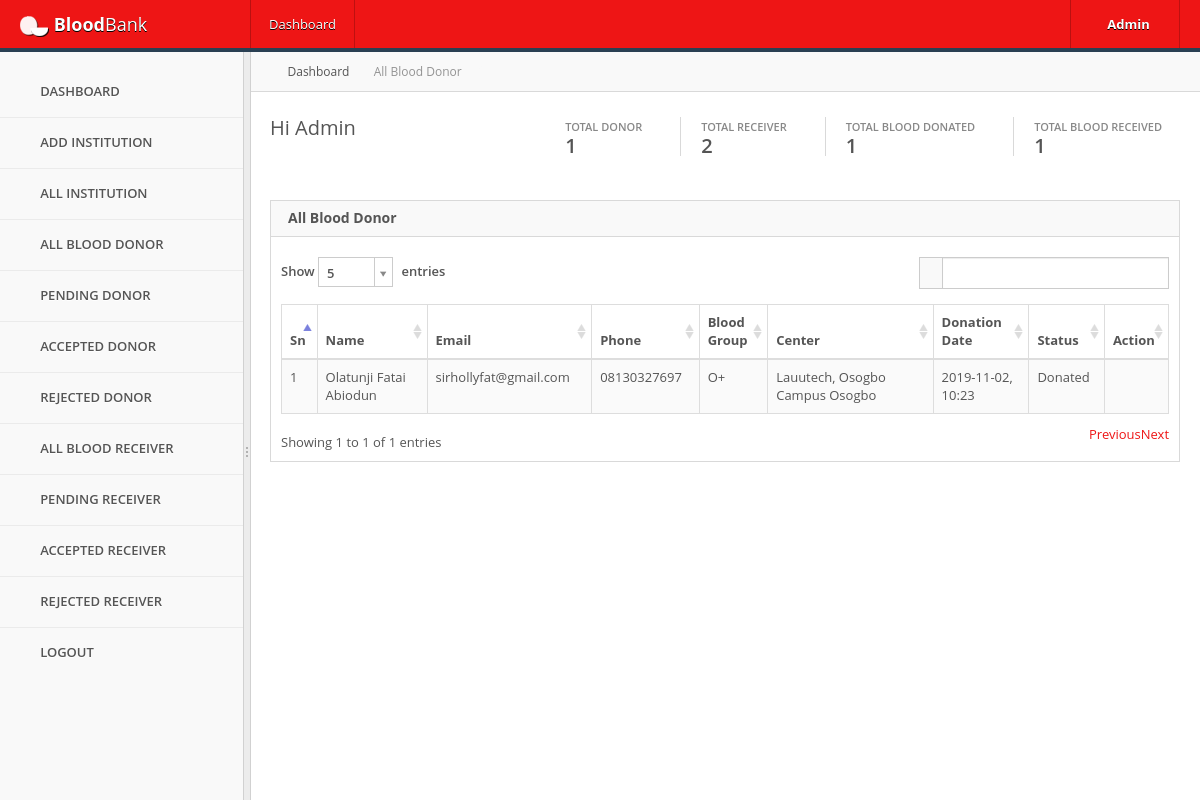
/admin/all_donor.php (signed in), run on the app's committed database.
### tables this page shows
CREATE TABLE `donor` (
  `id` int(11) NOT NULL,
  `institution` int(11) NOT NULL,
  `name` varchar(200) NOT NULL,
  `email` varchar(200) NOT NULL,
  `phone` varchar(15) NOT NULL,
  `blood_group` varchar(15) NOT NULL,
  `donation_date` varchar(45) NOT NULL,
  `donation_time` varchar(45) NOT NULL,
  `o_type` varchar(45) DEFAULT 'donor',
  `date_donated` varchar(45) DEFAULT NULL,
  `status` varchar(45) NOT NULL DEFAULT 'pending'
);

CREATE TABLE `institution` (
  `id` int(11) NOT NULL,
  `name` varchar(100) NOT NULL,
  `campus` varchar(100) NOT NULL,
  `location` varchar(100) NOT NULL
);

### admin/all_donor.php (the view, shortened to what this page needs)
<?php
include_once "../core/db.php";
$page_name = "All Blood Donor";
?>
<!DOCTYPE html>
<html lang="en">
<head>
    <?php
        include_once "meta.php";
    ?>
    <link rel="stylesheet" href="assets/css/plugins/datatables_bootstrap.css">
</head>
<body class="theme-light">
<?php
    include_once "nav.php";
?>
<div id="container">
    <?php include_once "sidebar.php";?>
    <div id="content">
        <div class="container">
            <div class="crumbs">
                <ul id="breadcrumbs" class="breadcrumb">
                    <li><i class="icon-home"></i> <a href="index">Dashboard</a></li>
                    <li class="current"><a href="#" title=""><?php echo @$page_name;?></a></li>
                </ul>
            </div>
            <?php
                include_once "site_nav.php";
            ?>
            <div class="row">
                <div class="col-md-12">
                    <div class="widget box">
                        <div class="widget-header"><h4><i class=""></i> <?php echo $page_name;?></h4></div>
                        <div class="widget-content">
                            <div class="table-responsive dataTable">
                                <table class="table table-striped table-bordered datatable">
                                    <thead>
                                        <tr>
                                            <th>Sn</th>
                                            <th>Name</th>
                                            <th>Email</th>
                                            <th>Phone</th>
                                            <th>Blood Group</th>
                                            <th>Center</th>
                                            <th>Donation Date</th>
                                            <th>Status</th>
                                            <th>Action</th>
                                        </tr>
                                    </thead>
                                    <tbody>
                                    <?php
                                        $all = $db->query("SELECT * FROM donor d WHERE o_type = 'donor'");
                                        $sn = 0;
                                        while($rs = $all->fetch(PDO::FETCH_ASSOC)){
                                            $center_id = $rs['institution'];
                                            $ins = $db->query("SELECT * FROM institution WHERE id = '$center_id'");
                                            $ins_rs = $ins->fetch(PDO::FETCH_ASSOC);
                                            ?>
                                            <tr>
                                                <td><?php echo ++$sn;?></td>
                                                <td><?php echo $rs['name'];?></td>
                                                <td><?php echo $rs['email'];?></td>
                                                <td><?php echo $rs['phone'];?></td>
                                                <td><?php echo $rs['blood_group'];?></td>
                                                <td>
                                                    <?php
                                                    echo $ins_rs['name'].", ".$ins_rs['campus']." Campus ".$ins_rs['location'];
                                                    ?>
                                                </td>
                                                <td><?php echo $rs['donation_date'].", ".$rs['donation_time'];?></td>
                                                <td><?php echo $rs['status'];?></td>
                                                <td>
                                                </td>
                                            </tr>
                                            <?php
                                        }
                                    ?>
                                    </tbody>
                                </table>
                            </div>
                        </div>
                    </div>
                </div>
            </div>
        </div>
    </div>
</div>
</body>
</html>

### admin/assets/css/main.css (style rules this page uses)
* { outline:none!important }
html,body { height:100% }
body { font-family:"Open Sans","Helvetica Neue",Helvetica,Arial,sans-serif;color:#555;font-size:13px }
.container { max-width:none!important;padding:0 20px }
#container { position:relative;height:100% }
#container.fixed-header { margin-top:52px }
#container>#content>.container { float:left;width:100% }
#content { background:#fff;margin-left:250px;overflow:visible;padding-bottom:30px;min-height:100% }
h1,h2,h3,h4,h5,h6,.h1,.h2,.h3,.h4,.h5,.h6 { font-weight:300;font-family:"Open Sans","Helvetica Neue",Helvetica,Arial,sans-serif }
a { color:#ee1515 }
.crumbs { margin:0 -20px;height:40px;background:#f9f9f9;border-bottom:1px solid #d9d9d9 }
.crumbs .breadcrumb { float:left;background-color:#f9f9f9;height:0;margin-top:1px }
.crumbs .breadcrumb li { float:left;font-size:12px;padding-top:2px;padding-right:5px }
.crumbs .breadcrumb li a { color:#555 }
.crumbs .breadcrumb li i { color:#6f6f6f;padding:0 5px }
.crumbs .breadcrumb li.current a { color:#949494!important }
.breadcrumb>li+li:before { font-family:FontAwesome;font-weight:normal;font-style:normal;text-decoration:inherit;-webkit-font-smoothing:antialiased;content:"\f105" }
.widget { margin-top:0;margin-bottom:25px;padding:0 }
.widget .widget-header { margin-bottom:15px;border-bottom:1px solid #ececec;*zoom:1 }
.widget .widget-header:before,.widget .widget-header:after { display:table;content:"";line-height:0 }
.widget .widget-header:after { clear:both }
.widget .widget-header h4 { display:inline-block;color:#555;font-size:14px;font-weight:bold;margin:0;padding:0;margin-bottom:7px }
.widget.box { border:1px solid #d9d9d9 }
.widget.box .widget-header { background:#f9f9f9;border-bottom-color:#d9d9d9;line-height:35px;padding:0 12px;margin-bottom:0 }
.widget.box .widget-header h4 { margin-bottom:0 }
.widget.box .widget-content { padding:10px;position:relative;background-color:#fff }
.table { margin-bottom:5px }
.table-striped tbody>tr:nth-child(odd)>td,.table-striped tbody>tr:nth-child(odd)>th { background-color:#fafafa }
.table-bordered,.table-bordered thead:first-child tr:first-child>th:first-child,.table-bordered tbody:first-child tr:first-child>td:first-child,.table-bordered tbody:first-child tr:first-child>th:first-child,.table-bordered thead:first-child tr:first-child>th:last-child,.table-bordered tbody:first-child tr:first-child>td:last-child,.table-bordered tbody:first-child tr:first-child>th:last-child,.table-bordered thead:last-child tr:last-child>th:first-child,.table-bordered tbody:last-child tr:last-child>td:first-child,.table-bordered tbody:last-child tr:last-child>th:first-child,.table-bordered tfoot:last-child tr:last-child>td:first-child,.table-bordered tfoot:last-child tr:last-child>th:first-child,.table-bordered thead:last-child tr:last-child>th:last-child,.table-bordered tbody:last-child tr:last-child>td:last-child,.table-bordered tbody:last-child tr:last-child>th:last-child,.table-bordered tfoot:last-child tr:last-child>td:last-child,.table-bordered tfoot:last-child tr:last-child>th:last-child { -webkit-border-radius:0;-moz-border-radius:0;border-radius:0 }

### data on the page
donor: name "Olatunji Fatai Abiodun", email "sirhollyfat@gmail.com", phone "08130327697", blood_group "O+", institution.name "Lauutech", institution.campus "Osogbo", institution.location "Osogbo", donation_date "2019-11-02", donation_time "10:23", status "Donated"

### other printed values
$all_donors->rowCount() "1"
$all_donors2->rowCount() "2"
$accepted_donors->rowCount() "1"
$accepted_donors2->rowCount() "1"
$page_name "All Blood Donor"
